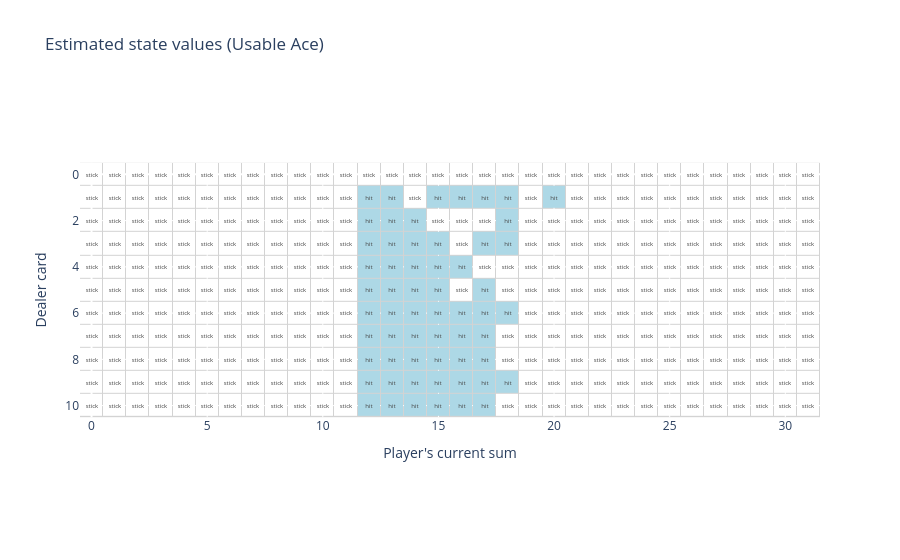

Notebook code for this chart:
### Code cell
fig4 = px.imshow(
    policy[1],
    text_auto=True,
    color_continuous_scale=["white", "lightblue"],
    title="Estimated state values (Usable Ace)",
    labels={
        "x": "Player's current sum",
        "y": "Dealer card"
    },)
fig4.update_traces(text=policy_text[1], texttemplate="%{text}", ygap=1, xgap=1)
fig4.update_layout(coloraxis_showscale=False, plot_bgcolor="lightgray")
fig4.show()
fig4.write_image("policy_ace.png", scale=2.0)

### Figure 1 — Plotly figure (JSON) as saved in the notebook; plotly's stock layout.template omitted (floating-point values rounded to 4 significant figures; data arrays with more than 128 entries replaced by an {"elided": "..."} marker saying what was removed)
{"data": [{"coloraxis": "coloraxis", "hovertemplate": "Player's current sum: %{x}<br>Dealer card: %{y}<br>color: %{z}<extra></extra>", "name": "0", "text": {"elided": "11x32 str values"}, "texttemplate": "%{text}", "type": "heatmap", "xaxis": "x", "xgap": 1, "yaxis": "y", "ygap": 1, "z": {"elided": "11x32 int values"}}], "layout": {"coloraxis": {"colorscale": [[0, "white"], [1, "lightblue"]], "showscale": false}, "plot_bgcolor": "lightgray", "title": {"text": "Estimated state values (Usable Ace)"}, "xaxis": {"anchor": "y", "constrain": "domain", "domain": [0, 1], "scaleanchor": "y", "title": {"text": "Player's current sum"}}, "yaxis": {"anchor": "x", "autorange": "reversed", "constrain": "domain", "domain": [0, 1], "title": {"text": "Dealer card"}}}}
